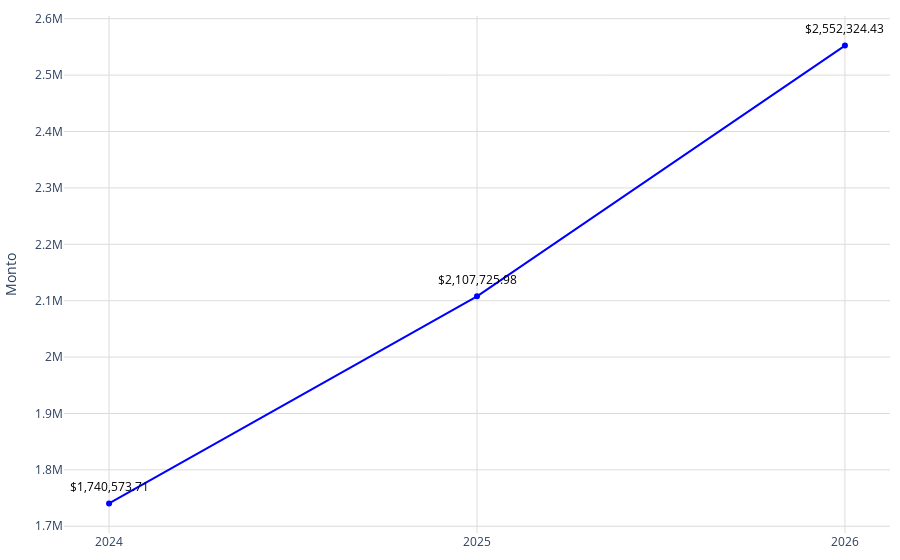

Notebook cell for this chart:
### Code cell
# Datos
año = nueva_conteo_pachuca['año']
promedio = nueva_conteo_pachuca['promedio']

# Crear una función para formatear los valores grandes en palabras en español
def formatear_numero(valor):
    if valor >= 1_000_000_000_000:
        return f'{valor / 1_000_000_000:.2f} billones'
    elif valor >= 1_000_000_000:
        return f'{valor / 1_000_000_000:.0f} mil millones'  # Mil millones
    elif valor >= 1_000_000:
        return f'{valor / 1_000_000:.0f} millones'  # Millones
    elif valor >= 1_000:
        return f'{valor / 1_000:.0f} mil'  # Mil
    else:
        return str(valor)
# Configurar los valores y el texto del eje Y
tickvals = [2500000000,3000000000,3200000000]
ticktext = [formatear_numero(val) for val in tickvals]

fig = go.Figure()
fig.add_trace(go.Scatter(
    x=año,
    y=promedio,
    mode='markers+lines',
    marker=dict(color='blue'),
))
# Agregar anotaciones para mostrar los valores encima de los puntos
for a, p in zip(año, promedio):
    fig.add_annotation(
        x=a,
        y=p,
        text=f"${p:,.2f}",  # Formatear el valor del promedio como moneda
        showarrow=False,
        font=dict(color='black', size=12),
        xshift=0,
        yshift=17,
        textangle=0
    )
# Actualizar diseño
fig.update_layout(
    #title='Plusvalía estimada',   
    yaxis=dict(
        title="Monto",
        gridwidth=1,  # Ancho de las líneas de la cuadrícula
        gridcolor='#dddcda', 

    ),
    xaxis=dict(
        gridcolor='#dddcda', 
        tickmode='array',
        tickvals=año,
        ticktext=año
    ),
    plot_bgcolor='rgba(0,0,0,0)',
        margin=dict(l=10, r=10, t=10, b=10)
)

# Exportar gráfica como archivo HTML
def guardar_grafico_como_html(fig, nombre_archivo, carpeta='assets/graficas'):
    # Crear la carpeta si no existe
    if not os.path.exists(carpeta):
        os.makedirs(carpeta)
    
    # Gráfica como archivo HTML en la carpeta especificada
    pio.write_html(fig, f'{carpeta}/{nombre_archivo}.html')

guardar_grafico_como_html(fig, 'g_scatt_plusvaliaestimada_ano', carpeta='assets/graficas')
fig.show()

### Figure 1 — Plotly figure (JSON) as saved in the notebook; plotly's stock layout.template omitted (floating-point values rounded to 4 significant figures)
{"data": [{"marker": {"color": "blue"}, "mode": "markers+lines", "type": "scatter", "x": [2024, 2025, 2026], "y": [1741000.0, 2108000.0, 2552000.0]}], "layout": {"annotations": [{"font": {"color": "black", "size": 12}, "showarrow": false, "text": "$1,740,573.71", "textangle": 0, "x": 2024, "xshift": 0, "y": 1741000.0, "yshift": 17}, {"font": {"color": "black", "size": 12}, "showarrow": false, "text": "$2,107,725.98", "textangle": 0, "x": 2025, "xshift": 0, "y": 2108000.0, "yshift": 17}, {"font": {"color": "black", "size": 12}, "showarrow": false, "text": "$2,552,324.43", "textangle": 0, "x": 2026, "xshift": 0, "y": 2552000.0, "yshift": 17}], "margin": {"b": 10, "l": 10, "r": 10, "t": 10}, "plot_bgcolor": "rgba(0,0,0,0)", "xaxis": {"gridcolor": "#dddcda", "tickmode": "array", "ticktext": [2024, 2025, 2026], "tickvals": [2024, 2025, 2026]}, "yaxis": {"gridcolor": "#dddcda", "gridwidth": 1, "title": {"text": "Monto"}}}}
